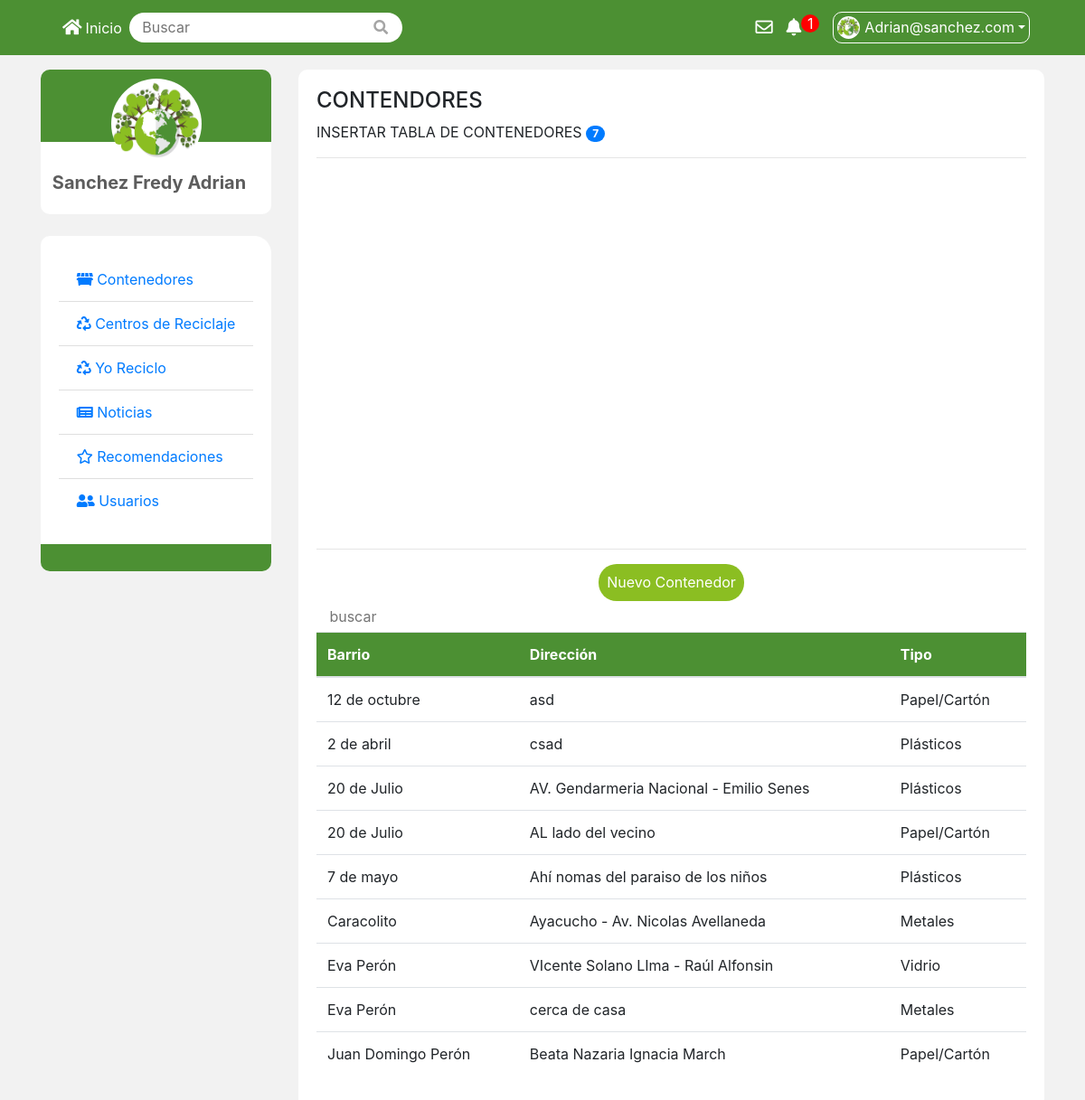
The app's page /container/contenedores (signed in), older data.
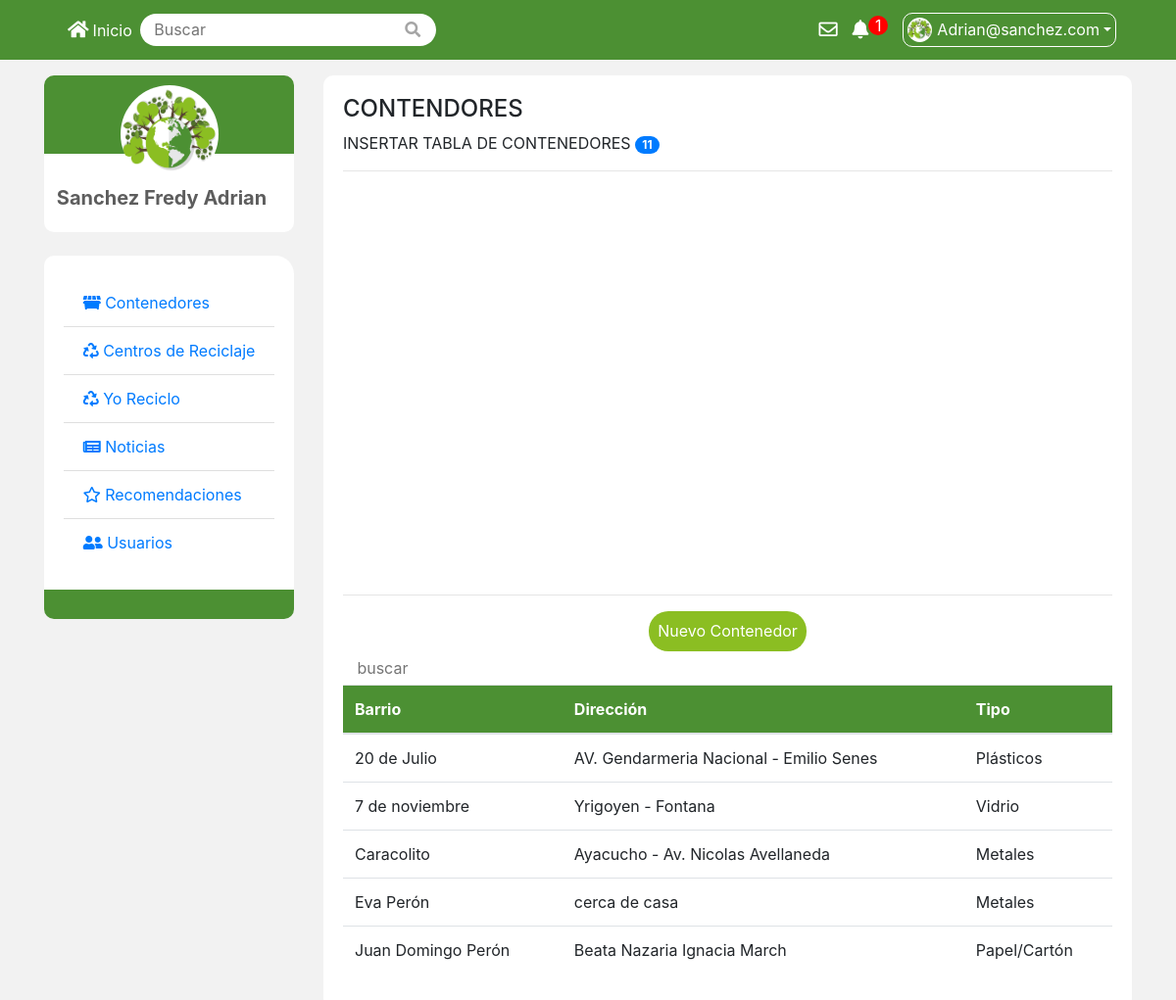
The same page, newer data.
### tables this page shows
CREATE TABLE `perfil` (
  `idperfil` int(11) NOT NULL,
  `idUsuario` int(11) NOT NULL,
  `myLat` float NOT NULL,
  `myLng` float NOT NULL,
  `fotoPerfil` varchar(255) NOT NULL,
  `nombreCompleto` varchar(100) NOT NULL
);

CREATE TABLE `contenedores` (
  `idCont` int(11) NOT NULL,
  `barrioCont` int(11) NOT NULL,
  `direccionCont` varchar(244) NOT NULL,
  `latCont` float NOT NULL,
  `lngCont` float NOT NULL,
  `tipoCont` int(11) NOT NULL
);

CREATE TABLE `barrios` (
  `idBarrio` int(11) NOT NULL,
  `barrio` varchar(244) NOT NULL
);

CREATE TABLE `tiporesiduos` (
  `IdTipoResiduos` int(11) NOT NULL,
  `nombreTipoR` varchar(100) NOT NULL
);

### app/libs/Core.php (called while the page is built, shortened)
<?php
class Core
{
    protected $currentMethod = 'index';
    public function __construct()
    {
        $url = $this->getUrl();
        if (file_exists('../app/controllers/' . ucwords($url[0]) . '.php')) {
            unset($url[0]);
        }
        $this->currentController = new $this->currentController;
        if (isset($url[1])) {
            if (method_exists($this->currentController, $url[1])) {
                $this->currentMethod = $url[1];
                unset($url[1]);
            }
        }
        $this->parameters = $url ? array_values($url) : [];
        call_user_func_array([$this->currentController , $this->currentMethod] , $this->parameters);
    }
    public function getUrl()
    {
        if (isset($_GET['url'])) {
            $url = rtrim($_GET['url'], '/');
            $url = filter_var($url, FILTER_SANITIZE_URL);
            $url = explode('/', $url);
            return $url;
        }
    }
}

### public/index.php (called while the page is built, shortened)
<?php
$init = new Core;

### app/libs/Base.php (called while the page is built, shortened)
<?php
class Base
{
    private $host = DB_HOST;
    private $dbname = DB_NAME;
    private $user = DB_USER;
    private $password = DB_PASSWORD;
    private $dbh;
    private $stmt;
    public function __construct()
    {
        $dns = 'mysql:host=' . $this->host . ';dbname=' . $this->dbname;
        $option = [
            PDO::ATTR_ERRMODE => true,
            PDO::ATTR_ERRMODE => PDO::ERRMODE_EXCEPTION
        ];
        try {
            $this->dbh = new PDO($dns, $this->user, $this->password, $option);
            $this->dbh->exec('set names utf8');
        } catch (PDOException $e) {
            $this->error = $e->getMessage();
            echo $this->error;
        }
    }
    public function query($sql)
    {
        return $this->stmt = $this->dbh->prepare($sql);
    }
    public function bind($parametro, $valor, $tipo = null)
    {
        if (is_null($tipo)) {
            switch (true) {
                default:
                    $tipo = PDO::PARAM_STR;
                    break;
            }
        }
        return $this->stmt->bindValue($parametro, $valor, $tipo);
    }
    public function execute()
    {
        return $this->stmt->execute();
    }
    public function registers()
    {
        $this->execute();
        return $this->stmt->fetchAll(PDO::FETCH_OBJ);
    }
    public function register()
    {
        $this->execute();
        return $this->stmt->fetch(PDO::FETCH_OBJ);
    }
}

### app/models/usuario.php (called while the page is built, shortened)
<?php
class usuario
{
    private $db;
    public function __construct()
    {
        $this->db = new Base;
    }
    public function getUsuario($usuario)
    {
        $this->db->query('SELECT * FROM usuarios WHERE usuario = :user');
        $this->db->bind(':user', $usuario);
        return $this->db->register();
    }
    public function getPerfil($idusuario)
    {
        $this->db->query('SELECT * FROM perfil WHERE idUsuario = :id');
        $this->db->bind(':id', $idusuario);
        return $this->db->register();
    }
    public function getCantidadUsuarios()
    {
        $this->db->query('SELECT idusuario FROM usuarios');
        $this->db->execute();
        return $this->db->rowCount();
    }
}

### app/models/contenedor.php (called while the page is built, shortened)
<?php
class contenedor
{
    private $db;
    public function __construct()
    {
        $this->db = new Base;
    }
    public function getContenedores()
    {
        $this->db->query('SELECT C.idCont, B.barrio, C.direccionCont, C.latCont, C.lngCont, T.nombreTipoR FROM contenedores C
                        INNER JOIN tiporesiduos T ON T.IdTipoResiduos = C.tipoCont
                        INNER JOIN barrios B ON B.idBarrio = C.barrioCont
                        ORDER BY B.barrio');
        return $this->db->registers();
    }
    public function getMarcadores()
    {
        $this->db->query('SELECT C.idCont, C.latCont, C.lngCont, C.tipoCont FROM contenedores C');
        return $this->db->registers();
    }
    public function getInfoMarkers()
    {
        $this->db->query('SELECT T.tipoCont, B.barrio, C.direccionCont FROM contenedores C
                        INNER JOIN tipocontenedor T ON T.idTipoCont = C.tipoCont
                        INNER JOIN barrios B ON B.idBarrio = C.barrioCont');
        return $this->db->registers();
    }
    public function getTypeResiduos()
    {
        $this->db->query('SELECT * FROM tiporesiduos');
        return $this->db->registers();
    }
    public function getBarrios()
    {
        $this->db->query('SELECT * FROM barrios');
        return $this->db->registers();
    }
}

### app/views/pages/contenedores/contenedores.php (the view, shortened to what the rows shown need)
<?php
include_once URL_APP . '/views/custom/header.php';
include_once URL_APP . '/views/custom/navbar.php';
?>
<div class="container mt-3">
    <div class="row">
        <?php include_once URL_APP . '/views/custom/sidebar.php' ?>
    </div>
    <div class="col-md-9">
        <div class="container-notificaciones-usuario">
            <h4>CONTENDORES</h4>
            <p>INSERTAR TABLA DE CONTENEDORES <span class="badge badge-pill badge-primary"><?php echo $datos['cantidadUsuarios'] ?></span></p>
            <hr>
            <div id="map" style="width:100%;height:400px;">
            </div>
            <hr>
            <div class="center">
                <button type="button" class="btn-green" data-toggle="modal" data-target="#myModal">Nuevo Contenedor</button>
            </div>
            <div class='table-responsive'>
                <div>
                    <input id="buscar" type="text" placeholder="buscar" class="form-style">
                    <table id="filtrar" class='table'>
                        <thead class='thead-green'>
                            <tr>
                                <th scope='col'>Barrio</th>
                                <th scope='col'>Dirección</th>
                                <th scope='col'>Tipo</th>
                            </tr>
                        </thead>
                        <tbody>
                            <?php foreach ($datos['allContenedores'] as $contendores) : ?>
                                <tr>
                                    <td scope='col'> <?php echo $contendores->barrio ?> </td>
                                    <td scope='col'> <?php echo $contendores->direccionCont ?> </td>
                                    <td scope='col'> <?php echo $contendores->nombreTipoR ?> </td>
                                </tr>
                            <?php endforeach ?>
                        </tbody>
                    </table>
                </div>
            </div>
        </div>
    </div>
</div>
<?php
include_once URL_APP . '/views/custom/footer.php';
?>

### app/views/custom/navbar.php (shortened to what the rows shown need)
<header>
    <div class="container">
        <nav class="navbar navbar-expand-lg navbar-light text-white">
            <div class="collapse navbar-collapse" id="navbarSupportedContent">
                <ul class="navbar-nav mr-auto">
                    <li class="nav-item">
                        <a class="nav-link text-white" href="<?php echo URL_PROJECT ?>"><span class="big"><i class="fas fa-home mr-1"></i></span>Inicio</a>
                    </li>
                    <li class="nav-item">
                        <form action="<?php echo URL_PROJECT ?>/home/buscar" method="POST" class="tipe-form form-inline my-2 my-lg-0">
                            <input type="text" name="buscar" class="form-style" placeholder="Buscar" />
                            <button class="btn-form" type="submit">
                                <i class="fas fa-search"></i>
                            </button>
                        </form>
                    </li>
                </ul>
                <div class="links">
                    <div class="notificacion-container">
                        <a href="<?php echo URL_PROJECT ?>/mensajes" class="notificacion-container"><span class="big"><i class="far fa-envelope"></i></span></a>
                    </div>
                </div>
                <div class="links">
                    <div class="notificacion-container">
                        <a href="<?php echo URL_PROJECT ?>/notificaciones" class="notificacion-container"><span class="big"><i class="fas fa-bell"></i></span>
                            <?php if ($datos['misNoticaciones'] > 0) : ?>
                                <div class="bg-notification"><?php echo $datos['misNoticaciones'] ?></div>
                            <?php endif ?>
                        </a>
                    </div>
                </div>
                <div class="dropdown">
                    <span class="btn-radio dropdown-toggle" id="actionPerfil" data-toggle="dropdown" aria-haspopup="true" aria-expanded="false">
                        <img src="<?php echo URL_PROJECT . '/' . $datos['perfil']->fotoPerfil ?>" alt="perfil" class="img-perfil" />
                        <?php echo ucwords($_SESSION['usuario']); ?>
                    </span>
                </div>
            </div>
        </nav>
    </div>
</header>

### app/views/custom/sidebar.php (shortened to what the rows shown need)
<div class="col-md-3">
    <div class="container-style-main">
        <div class="perfil-usuario-main">
            <img src="<?php echo URL_PROJECT . '/' . $datos['perfil']->fotoPerfil ?>" alt="">
            <div class="foto-separation"></div>
            <a href="<?php echo URL_PROJECT ?>/perfil/<?php echo $datos['usuario']->usuario ?>" class="links">
                <div class="text-center nombre-perfil"><?php echo $datos['perfil']->nombreCompleto ?></div>
            </a>
            <div class="tabla-estadisticas">
            </div>
        </div>
    </div>
    <br>
    <div class="container-style-main">
        <div class="perfil-usuario-main">
            <br>
            <div>
                <ul class="list-group list-group-flush">
                    <li class="list-group-item"><a href="<?php echo URL_PROJECT ?>/container/contenedores"><i class="fas fa-dumpster"></i> Contenedores</li>
                    <li class="list-group-item"><a href="<?php echo URL_PROJECT ?>/centros/centrosReciclaje"><i class="fas fa-recycle"></i> Centros de Reciclaje</li>
                    <li class="list-group-item"><a href="<?php echo URL_PROJECT ?>/miregistro/yoreciclo"><i class="fas fa-recycle"></i> Yo Reciclo</li>
                    <li class="list-group-item"><a href="<?php echo URL_PROJECT ?>/news/noticias"><i class="fas fa-newspaper"></i> Noticias</li>
                    <li class="list-group-item"><a href="<?php echo URL_PROJECT ?>/home/usuarios"><i class="far fa-star"></i> Recomendaciones</li>
                    <li class="list-group-item"><a href="<?php echo URL_PROJECT ?>/home/usuarios"><i class="fas fa-user-friends"></i></span> Usuarios</a></li>
                </ul>
            </div>
            <br>
            <div class="background-sidebar">
                <div class="tabla-estadisticas">
                </div>
            </div>
    </div>
</div>

Row changes from the older to the newer data that the page shows:
removed contenedores: barrioCont.barrio "12 de octubre", direccionCont "asd", tipoCont.nombreTipoR "Papel/Cartón"
removed contenedores: barrioCont.barrio "2 de abril", direccionCont "csad", tipoCont.nombreTipoR "Plásticos"
removed contenedores: barrioCont.barrio "20 de Julio", direccionCont "AL lado del vecino", tipoCont.nombreTipoR "Papel/Cartón"
removed contenedores: barrioCont.barrio "7 de mayo", direccionCont "Ahí nomas del paraiso de los niños", tipoCont.nombreTipoR "Plásticos"
removed contenedores: barrioCont.barrio "Eva Perón", direccionCont "VIcente Solano LIma - Raúl Alfonsin", tipoCont.nombreTipoR "Vidrio"
added contenedores: barrioCont.barrio "7 de noviembre", direccionCont "Yrigoyen - Fontana", tipoCont.nombreTipoR "Vidrio"
Text that changed along with them:
$datos['cantidadUsuarios']: "7" → "11"
